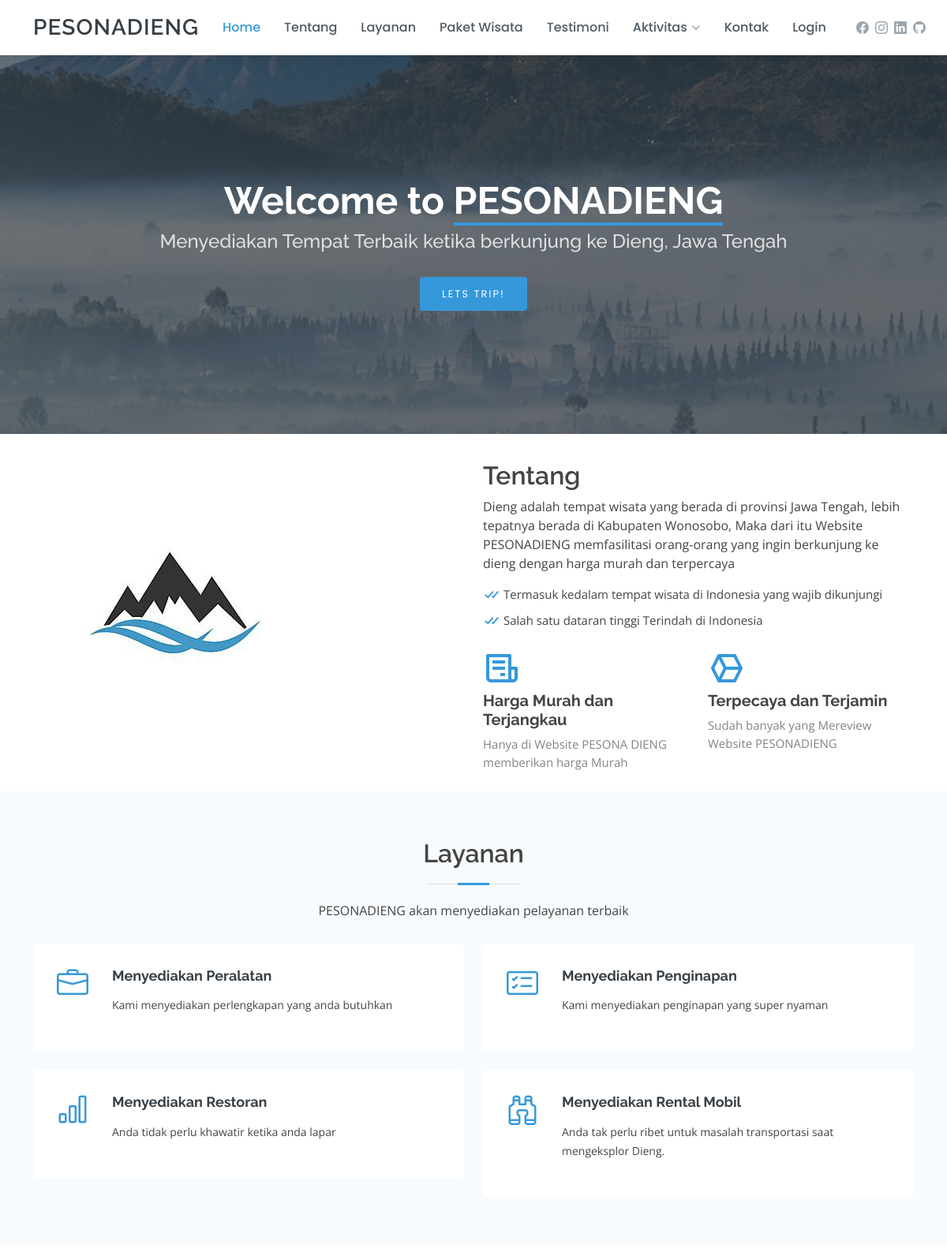
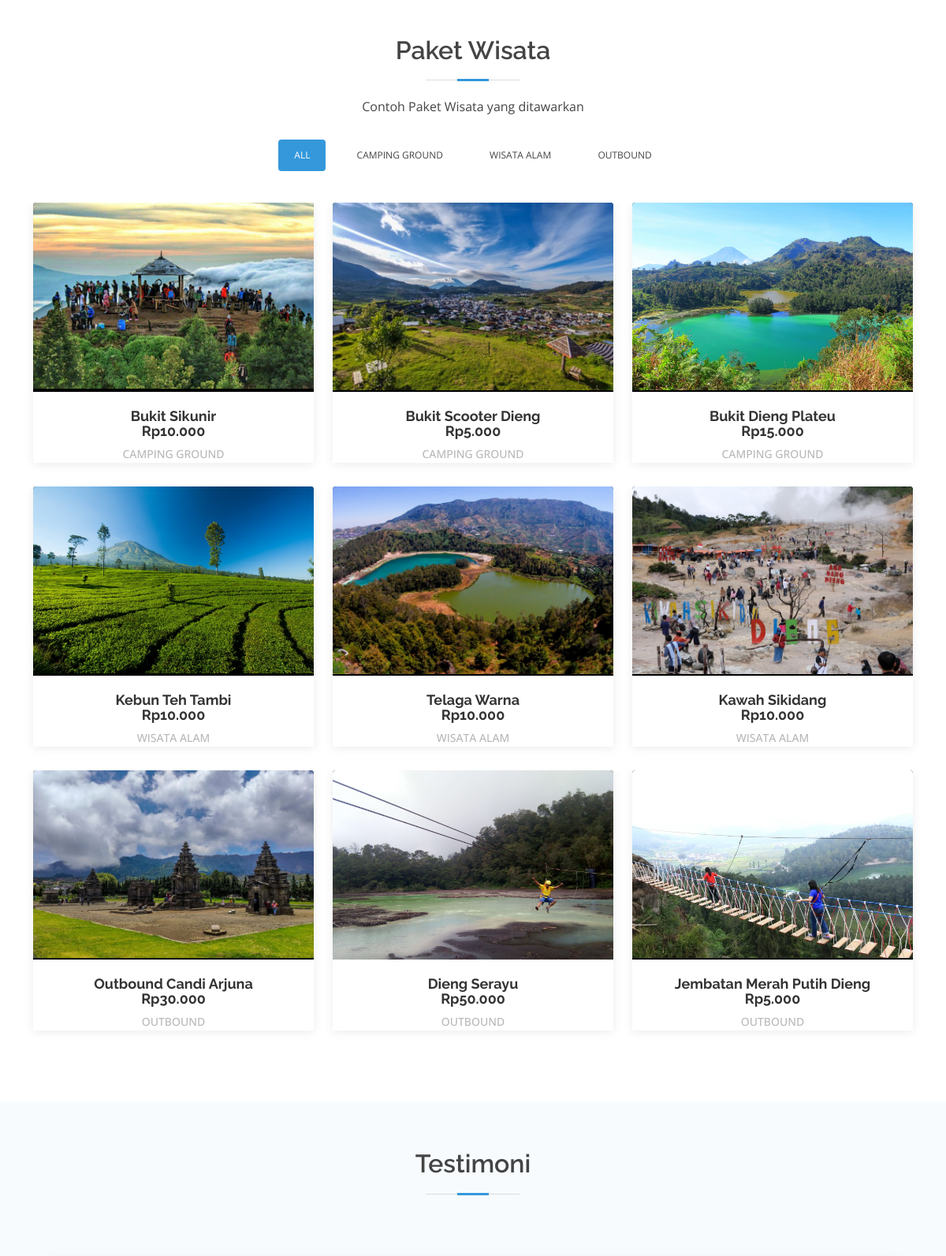
The page / (upper part) on the database its author committed (2 pictures, top to bottom).
### tables this page shows
CREATE TABLE `produk` (
  `id` int(11) NOT NULL,
  `kode` varchar(10) NOT NULL,
  `nama` varchar(50) NOT NULL,
  `harga_jual` double DEFAULT NULL,
  `harga_beli` double DEFAULT NULL,
  `stok` int(11) DEFAULT NULL,
  `min_stok` int(11) DEFAULT NULL,
  `deskripsi` text DEFAULT NULL,
  `kategori_produk_id` int(11) NOT NULL,
  `gambar` varchar(45) NOT NULL
);

CREATE TABLE `kategori_produk` (
  `id` int(11) NOT NULL,
  `nama` varchar(45) NOT NULL
);

### model/Produk.php (called while the page is built, shortened)
<?php
class Produk
{
    private $koneksi;
    public function __construct()
    {
        global $dbh;
        $this->koneksi = $dbh;
    }
    public function dataProdukCamping()
    {
        $sql = "SELECT * FROM produk WHERE kategori_produk_id = 1";
        $q = $this->koneksi->prepare($sql);
        $q->execute();
        $data = $q->fetchAll();
        return $data;
    }
    public function dataProdukWisata()
    {
        $sql = "SELECT * FROM produk WHERE kategori_produk_id = 2";
        $q = $this->koneksi->prepare($sql);
        $q->execute();
        $data = $q->fetchAll();
        return $data;
    }
    public function dataProdukOutbound()
    {
        $sql = "SELECT * FROM produk WHERE kategori_produk_id = 3";
        $q = $this->koneksi->prepare($sql);
        $q->execute();
        $data = $q->fetchAll();
        return $data;
    }
}
?>

### model/Kategori_produk.php (called while the page is built, shortened)
<?php
class Kategori_produk
{
    private $koneksi;
    public function __construct()
    {
        global $dbh;
        $this->koneksi = $dbh;
    }
    public function dataKategori_produkID1()
    {
        $sql = "SELECT * FROM kategori_produk WHERE id = 1";
        $q = $this->koneksi->prepare($sql);
        $q->execute();
        $data = $q->fetchAll();
        return $data;
    }
    public function dataKategori_produkID2()
    {
        $sql = "SELECT * FROM kategori_produk WHERE id = 2";
        $q = $this->koneksi->prepare($sql);
        $q->execute();
        $data = $q->fetchAll();
        return $data;
    }
    public function dataKategori_produkID3()
    {
        $sql = "SELECT * FROM kategori_produk WHERE id = 3";
        $q = $this->koneksi->prepare($sql);
        $q->execute();
        $data = $q->fetchAll();
        return $data;
    }
}

### home.php (the view, shortened to what this page needs)
<main id="main">
  <br>
  <section id="about" class="about">
    <div class="container">
      <div class="row">
        <div class="col-lg-6">
          <img src="assets/img/portfolio/logo-dieng.jpg" class="img-fluid" alt="">
        </div>
        <div class="col-lg-6 pt-4 pt-lg-0">
          <h3>Tentang</h3>
          <p>
            Dieng adalah tempat wisata yang berada di provinsi Jawa Tengah, lebih tepatnya berada di Kabupaten Wonosobo, Maka dari itu Website PESONADIENG memfasilitasi orang-orang yang ingin berkunjung ke dieng dengan harga murah dan terpercaya
          </p>
          <ul>
            <li><i class="bx bx-check-double"></i> Termasuk kedalam tempat wisata di Indonesia yang wajib dikunjungi</li>
            <li><i class="bx bx-check-double"></i> Salah satu dataran tinggi Terindah di Indonesia</li>
          </ul>
          <div class="row icon-boxes">
            <div class="col-md-6">
              <i class="bx bx-receipt"></i>
              <h4>Harga Murah dan Terjangkau</h4>
              <p>Hanya di Website PESONA DIENG memberikan harga Murah</p>
            </div>
            <div class="col-md-6 mt-4 mt-md-0">
              <i class="bx bx-cube-alt"></i>
              <h4>Terpecaya dan Terjamin</h4>
              <p>Sudah banyak yang Mereview Website PESONADIENG</p>
            </div>
          </div>
        </div>
      </div>
    </div>
  </section>
  <section id="services" class="services section-bg">
    <div class="container">
      <div class="section-title">
        <h2>Layanan</h2>
        <p>PESONADIENG akan menyediakan pelayanan terbaik</p>
      </div>
      <div class="row">
        <div class="col-md-6">
          <div class="icon-box">
            <i class="bi bi-briefcase"></i>
            <h4><a href="#">Menyediakan Peralatan</a></h4>
            <p>Kami menyediakan perlengkapan yang anda butuhkan</p>
          </div>
        </div>
        <div class="col-md-6 mt-4 mt-lg-0">
          <div class="icon-box">
            <i class="bi bi-card-checklist"></i>
            <h4><a href="#">Menyediakan Penginapan</a></h4>
            <p>Kami menyediakan penginapan yang super nyaman</p>
          </div>
        </div>
        <div class="col-md-6 mt-4">
          <div class="icon-box">
            <i class="bi bi-bar-chart"></i>
            <h4><a href="#">Menyediakan Restoran</a></h4>
            <p>Anda tidak perlu khawatir ketika anda lapar</p>
          </div>
        </div>
        <div class="col-md-6 mt-4">
          <div class="icon-box">
            <i class="bi bi-binoculars"></i>
            <h4><a href="#">Menyediakan Rental Mobil</a></h4>
            <p>Anda tak perlu ribet untuk masalah transportasi saat mengeksplor Dieng.</p>
          </div>
        </div>
      </div>
    </div>
  </section>
  <section id="portfolio" class="portfolio">
    <div class="container">
      <div class="section-title">
        <h2>Paket Wisata</h2>
        <p>Contoh Paket Wisata yang ditawarkan </p>
      </div>
      <div class="row">
        <div class="col-lg-12">
          <ul id="portfolio-flters">
            <li data-filter="*" class="filter-active">All</li>
            <li data-filter=".filter-camping-ground">Camping Ground</li>
            <li data-filter=".filter-wisata-alam">Wisata Alam</li>
            <li data-filter=".filter-outbound">Outbound</li>
          </ul>
        </div>
      </div>
      <div class="row portfolio-container">
        <?php
        $new = new Produk();
        $data = $new->dataProdukCamping();
        foreach ($data as $produk) {
          echo "<div class='col-lg-4 col-md-6 portfolio-item filter-camping-ground wow fadeInUp'>";
          echo "<div class='portfolio-wrap'>";
          echo "<figure>";
          echo "<img src='assets/img/portfolio/$produk[gambar]' class='img-fluid' alt=''>";
          echo "</figure>";
          echo "<div class='portfolio-info'>";
          echo "<h4><a href='#'>$produk[nama]</a></h4>";
          echo "<h4><a href='#'>Rp" . number_format($produk['harga_jual'], 0, ', ', '.') . "</a></h4>";
          $new = new Kategori_produk();
          $data_kategori = $new->dataKategori_produkID1();
          foreach ($data_kategori as $kategori) {
            echo "<p>$kategori[nama]</p>";
          }
          echo "</div>";
          echo "</div>";
          echo "</div>";
        }
        ?>
        <?php
        $new = new Produk();
        $data = $new->dataProdukWisata();
        foreach ($data as $produk) {
          echo "<div class='col-lg-4 col-md-6 portfolio-item filter-wisata-alam wow fadeInUp'>";
          echo "<div class='portfolio-wrap'>";
          echo "<figure>";
          echo "<img src='assets/img/portfolio/$produk[gambar]' class='img-fluid' alt=''>";
          echo "</figure>";
          echo "<div class='portfolio-info'>";
          echo "<h4><a href='#'>$produk[nama]</a></h4>";
          echo "<h4><a href='#'>Rp" . number_format($produk['harga_jual'], 0, ', ', '.') . "</a></h4>";
          $new = new Kategori_produk();
          $data_kategori = $new->dataKategori_produkID2();
          foreach ($data_kategori as $kategori) {
            echo "<p>$kategori[nama]</p>";
          }
          echo "</div>";
          echo "</div>";
          echo "</div>";
        }
        ?>
        <?php
        $new = new Produk();
        $data = $new->dataProdukOutbound();
        foreach ($data as $produk) {
          echo "<div class='col-lg-4 col-md-6 portfolio-item filter-outbound wow fadeInUp'>";
          echo "<div class='portfolio-wrap'>";
          echo "<figure>";
          echo "<img src='assets/img/portfolio/$produk[gambar]' class='img-fluid' alt=''>";
          echo "</figure>";
          echo "<div class='portfolio-info'>";
          echo "<h4><a href='#'>$produk[nama]</a></h4>";
          echo "<h4><a href='#'>Rp" . number_format($produk['harga_jual'], 0, ', ', '.') . "</a></h4>";
          $new = new Kategori_produk();
          $data_kategori = $new->dataKategori_produkID3();
          foreach ($data_kategori as $kategori) {
            echo "<p>$kategori[nama]</p>";
          }
          echo "</div>";
          echo "</div>";
          echo "</div>";
        }
        ?>
      </div>
    </div>
  </section>
  <section id="testimonials" class="testimonials section-bg">
    <div class="container">
      <div class="section-title">
        <h2>Testimoni</h2>
      </div>
      <div class="testimonials-slider swiper" data-aos="fade-up" data-aos-delay="100">
        <div class="swiper-wrapper">
          <div class="swiper-slide">
          </div>
        </div>
      </div>
    </div>
  </section>
</main>

### admin/koneksi.php (shortened to what this page needs)
<link rel="stylesheet" href="https://stackpath.bootstrapcdn.com/bootstrap/4.1.3/css/bootstrap.min.css">
<link rel="stylesheet" href="https://maxcdn.bootstrapcdn.com/font-awesome/4.7.0/css/font-awesome.min.css">

### header.php (shortened to what this page needs)
<!DOCTYPE html>
<html lang="en">
<head>
  <link href="assets/vendor/bootstrap/css/bootstrap.min.css" rel="stylesheet">
  <link href="assets/vendor/bootstrap-icons/bootstrap-icons.css" rel="stylesheet">
  <link href="assets/vendor/boxicons/css/boxicons.min.css" rel="stylesheet">
  <link href="assets/vendor/glightbox/css/glightbox.min.css" rel="stylesheet">
  <link href="assets/vendor/swiper/swiper-bundle.min.css" rel="stylesheet">
  <link href="assets/css/style.css" rel="stylesheet">
</head>
<body>
  <header id="header" class="fixed-top d-flex align-items-center">
    <div class="container d-flex align-items-center">
      <div class="logo me-auto">
        <h1><a href="index.html">PesonaDieng</a></h1>
      </div>
      <nav id="navbar" class="navbar order-last order-lg-0">
        <ul>
          <li><a class="nav-link scrollto active" href="#hero">Home</a></li>
          <li><a class="nav-link scrollto" href="#about">Tentang</a></li>
          <li><a class="nav-link scrollto" href="#services">Layanan</a></li>
          <li><a class="nav-link scrollto " href="#portfolio">Paket Wisata</a></li>
          <li><a class="nav-link scrollto" href="#testimonials">Testimoni</a></li>
          <li class="dropdown"><a href="#"><span>Aktivitas</span> <i class="bi bi-chevron-down"></i></a>
          </li>
          <li><a class="nav-link scrollto" href="#contact">Kontak</a></li>
          <li><a class="nav-link scrollto" href="login.php">Login</a></li>
        </ul>
      </nav>
      <div class="header-social-links d-flex align-items-center">
        <a href="https://www.facebook.com/wisnu.nugroho.79274089?mibextid=ZbWKwL" class="facebook"><i class="bi bi-facebook"></i></a>
        <a href="https://www.instagram.com/wssnuu.n" class="instagram"><i class="bi bi-instagram"></i></a>
        <a href="https://www.linkedin.com/in/wisnu-nugroho-908a19251/" class="linkedin"><i class="bi bi-linkedin"></i></a>
        <a href="https://github.com/Wisnugroho14" class="github"><i class="bi bi-github"></i></a>
      </div>
    </div>
  </header>
  <section id="hero" class="d-flex flex-column justify-content-center align-items-center">
    <div class="container text-center text-md-left" data-aos="fade-up">
      <h1>Welcome to <span>PESONADIENG</span></h1>
      <h2>Menyediakan Tempat Terbaik ketika berkunjung ke Dieng, Jawa Tengah</h2>
      <a href="#about" class="btn-get-started scrollto">Lets Trip!</a>
    </div>
  </section>

### index.php (shortened to what this page needs)
<?php
include_once 'admin/koneksi.php';
include_once 'model/Produk.php';
include_once 'model/Kategori_produk.php';
include_once 'header.php';
?>
<?php
$hal = $_GET['hal'];
if($hal == '/'){
	include_once 'home.php';
} else if( !empty($hal)){
	include_once '' .$hal.'.php';
} else {
	include_once 'home.php';
}
?>
<?php
include_once 'footer.php';
?>

### footer.php (shortened to what this page needs)
</body>
</html>

### rows shown on the page
produk: gambar (picture), nama "Bukit Sikunir", harga_jual "10.000"
kategori_produk: nama "CAMPING GROUND"
produk: gambar (picture), nama "Bukit Scooter Dieng", harga_jual "5.000"
produk: gambar (picture), nama "Bukit Dieng Plateu", harga_jual "15.000"
produk: gambar (picture), nama "Kebun Teh Tambi", harga_jual "10.000"
kategori_produk: nama "WISATA ALAM"
produk: gambar (picture), nama "Telaga Warna", harga_jual "10.000"
produk: gambar (picture), nama "Kawah Sikidang", harga_jual "10.000"
produk: gambar (picture), nama "Outbound Candi Arjuna", harga_jual "30.000"
kategori_produk: nama "OUTBOUND"
produk: gambar (picture), nama "Dieng Serayu", harga_jual "50.000"
produk: gambar (picture), nama "Jembatan Merah Putih Dieng", harga_jual "5.000"
